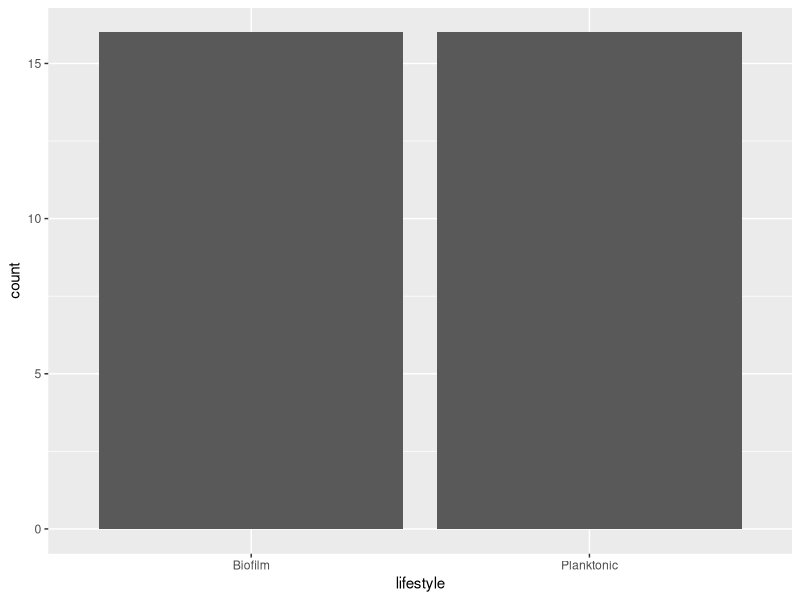
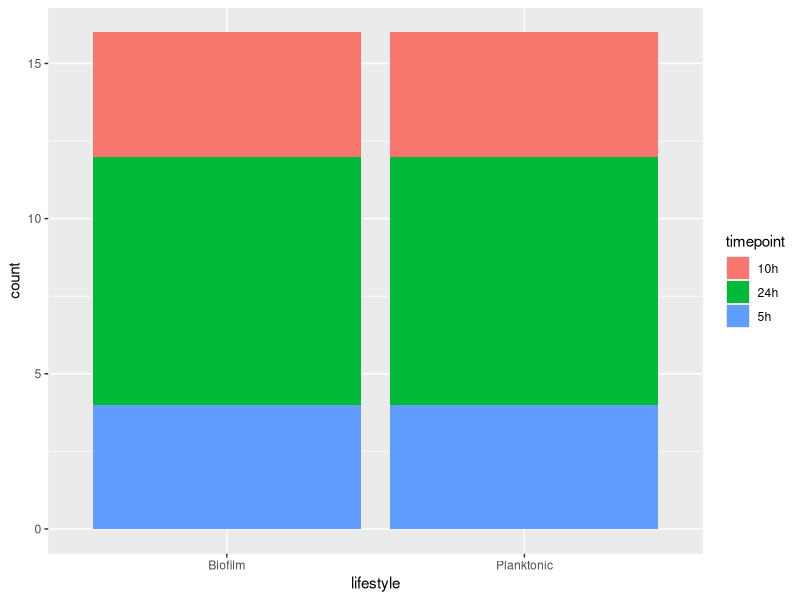
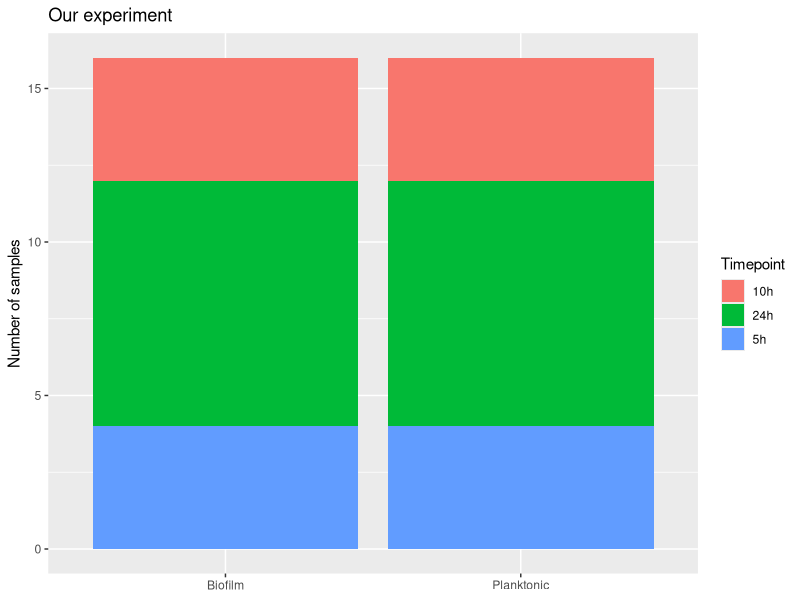
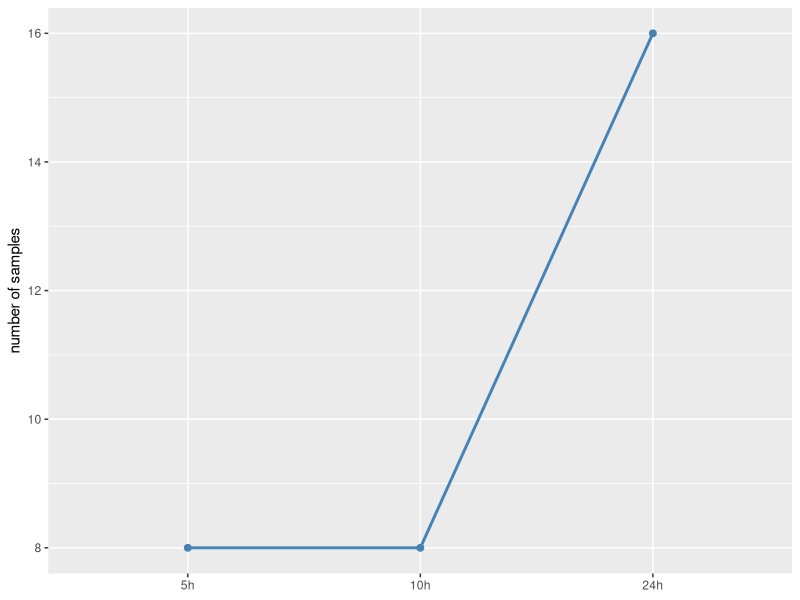
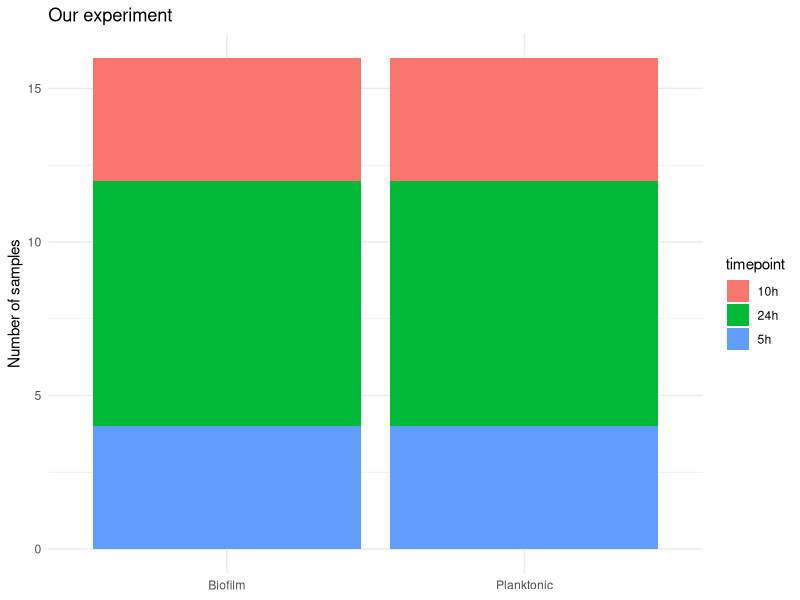
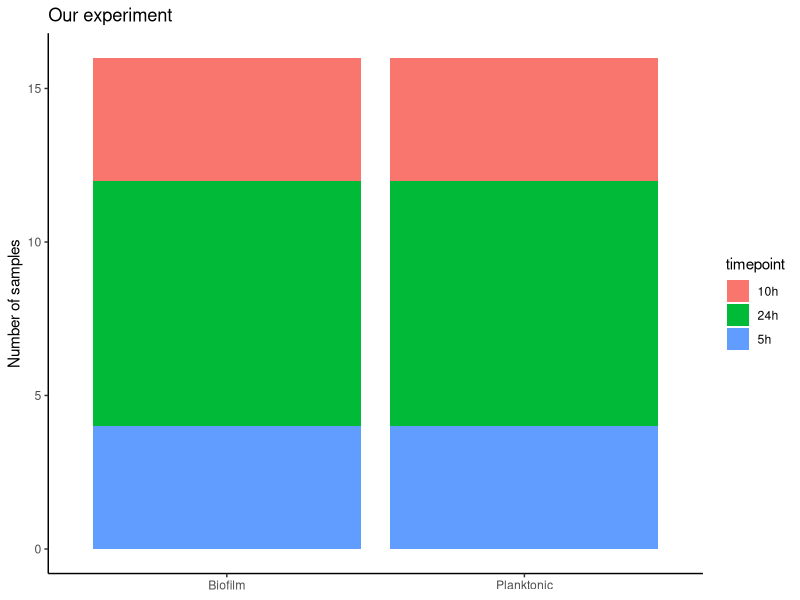
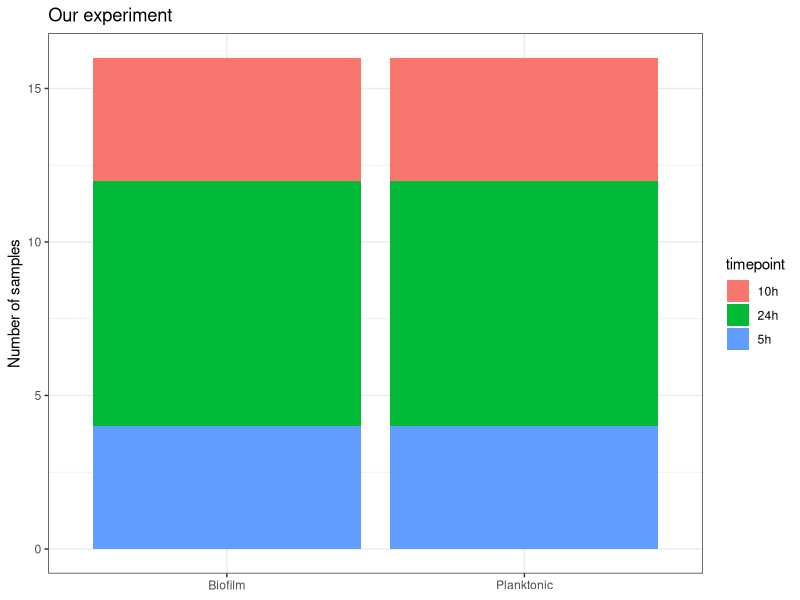

These figures' R source, in order:
## ---- chunk 1
library(tidyverse)
library(here)   # here() builds paths from the project root, so they work wherever you run this
meta <- read_tsv(here("project/data", "metadata.tsv"), show_col_types = FALSE)
## ---- chunk 2
ggplot(meta, aes(x = lifestyle)) +   # data + aesthetic
  geom_bar()                         # geom: one bar per group
## ---- chunk 3
ggplot(meta, aes(x = lifestyle, fill = timepoint)) +
  geom_bar()
## ---- chunk 4
ggplot(meta, aes(x = lifestyle, fill = timepoint)) +
  geom_bar() +
  labs(title = "Our experiment", x = NULL, y = "Number of samples", fill = "Timepoint")
## ---- chunk 5
meta %>%
  count(timepoint) %>%
  mutate(timepoint = factor(timepoint, levels = c("5h", "10h", "24h"))) %>%
  ggplot(aes(x = timepoint, y = n, group = 1)) +
  geom_line(linewidth = 1, colour = "steelblue") +
  geom_point(size = 2, colour = "steelblue") +
  labs(x = NULL, y = "number of samples")
## ---- chunk 6
p <- ggplot(meta, aes(x = lifestyle, fill = timepoint)) +
  geom_bar() +
  labs(title = "Our experiment", x = NULL, y = "Number of samples")

p + theme_minimal()
## ---- chunk 7
p + theme_classic()
## ---- chunk 8
p + theme_bw()
## ---- chunk 9
# your code here
